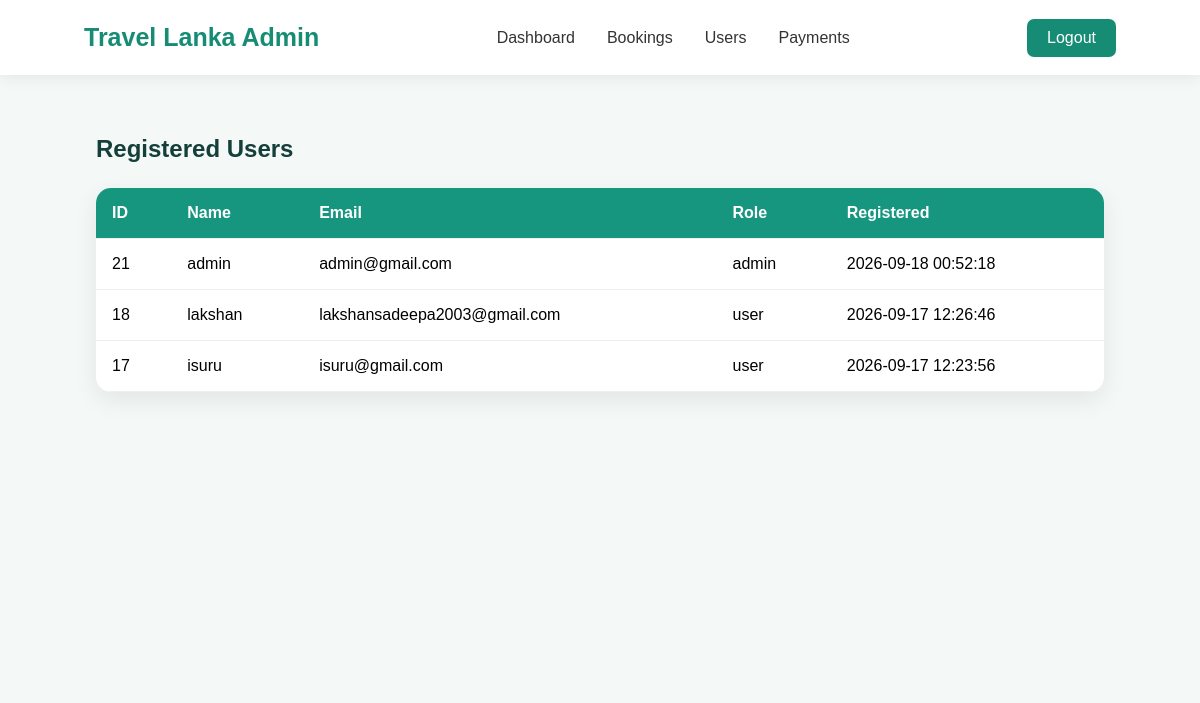
/pages/admin-users.php (signed in), run on the app's committed database.
### tables this page shows
CREATE TABLE `users` (
  `id` int(11) NOT NULL,
  `full_name` varchar(100) NOT NULL,
  `email` varchar(150) NOT NULL,
  `password` varchar(255) NOT NULL,
  `created_at` timestamp NOT NULL DEFAULT current_timestamp(),
  `role` enum('user','admin') NOT NULL DEFAULT 'user'
);

### pages/admin-users.php (the view, shortened to what this page needs)
<?php
require_once "../php/db.php";
$stmt = $pdo->prepare(
    "SELECT id, full_name, email, role, created_at
     FROM users
     ORDER BY created_at DESC"
);
$stmt->execute();
$users =
    $stmt->fetchAll(PDO::FETCH_ASSOC);
?>
<!DOCTYPE html>
<html lang="en">
<head>
    <link
        rel="stylesheet"
        href="../css/style.css?v=200"
    >
</head>
<body>
<nav class="navbar">
    <div class="logo">
        Travel Lanka Admin
    </div>
    <ul class="nav-links">
        <li>
            <a href="admin-dashboard.php">
                Dashboard
            </a>
        </li>
        <li>
            <a href="admin-bookings.php">
                Bookings
            </a>
        </li>
        <li>
            <a href="admin-users.php">
                Users
            </a>
        </li>
        <li>
            <a href="admin-payments.php">
                Payments
            </a>
        </li>
    </ul>
    <a
        href="../php/logout.php"
        class="logout-btn"
    >
        Logout
    </a>
</nav>
<section class="admin-users-section">
    <div class="admin-users-container">
        <h1>
            Registered Users
        </h1>
        <div class="admin-users-table-wrapper">
            <table class="admin-users-table">
                <thead>
                    <tr>
                        <th>
                            ID
                        </th>
                        <th>
                            Name
                        </th>
                        <th>
                            Email
                        </th>
                        <th>
                            Role
                        </th>
                        <th>
                            Registered
                        </th>
                    </tr>
                </thead>
                <tbody>
                    <?php foreach ($users as $user): ?>
                        <tr>
                            <td>
                                <?php echo $user["id"]; ?>
                            </td>
                            <td>
                                <?php
                                echo htmlspecialchars(
                                    $user["full_name"]
                                );
                                ?>
                            </td>
                            <td>
                                <?php
                                echo htmlspecialchars(
                                    $user["email"]
                                );
                                ?>
                            </td>
                            <td>
                                <?php
                                echo htmlspecialchars(
                                    $user["role"]
                                );
                                ?>
                            </td>
                            <td>
                                <?php
                                echo htmlspecialchars(
                                    $user["created_at"]
                                );
                                ?>
                            </td>
                        </tr>
                    <?php endforeach; ?>
                </tbody>
            </table>
        </div>
    </div>
</section>
</body>
</html>

### css/style.css (style rules this page uses)
.navbar { height: 75px; display: flex; align-items: center; justify-content: space-between; padding: 0 7%; background: white; position: sticky; top: 0; z-index: 1000; box-shadow: 0 2px 15px rgba(0, 0, 0, 0.08); }
.logo { font-size: 25px; font-weight: bold; color: #168c75; }
.nav-links { display: flex; list-style: none; gap: 32px; }
.nav-links a { text-decoration: none; color: #333; font-weight: 500; transition: 0.3s; }
.logout-btn { text-decoration: none; background: #168c75; color: white; padding: 10px 20px; border-radius: 7px; }
* { margin: 0; padding: 0; box-sizing: border-box; font-family: Arial, Helvetica, sans-serif; }
body { min-height: 100vh; background: #f4f8f7; }
.admin-users-section { background: #f4f8f7; padding: 60px 8%; min-height: 600px; }
.admin-users-container { max-width: 1200px; margin: auto; }
.admin-users-container h1 { margin-bottom: 25px; color: #153f3a; }
.admin-users-table-wrapper { overflow-x: auto; background: white; border-radius: 15px; box-shadow: 0 8px 25px rgba(0, 0, 0, 0.08); }
.admin-users-table { width: 100%; border-collapse: collapse; }
.admin-users-table th, .admin-users-table td { padding: 16px; text-align: left; border-bottom: 1px solid #eee; }
.admin-users-table th { background: #16967f; color: white; }

### data on the page
users: id "21", full_name "admin", email "admin@gmail.com", role "admin", created_at "2026-09-18 00:52:18"
users: id "18", full_name "lakshan", email "lakshansadeepa2003@gmail.com", role "user", created_at "2026-09-17 12:26:46"
users: id "17", full_name "isuru", email "isuru@gmail.com", role "user", created_at "2026-09-17 12:23:56"
